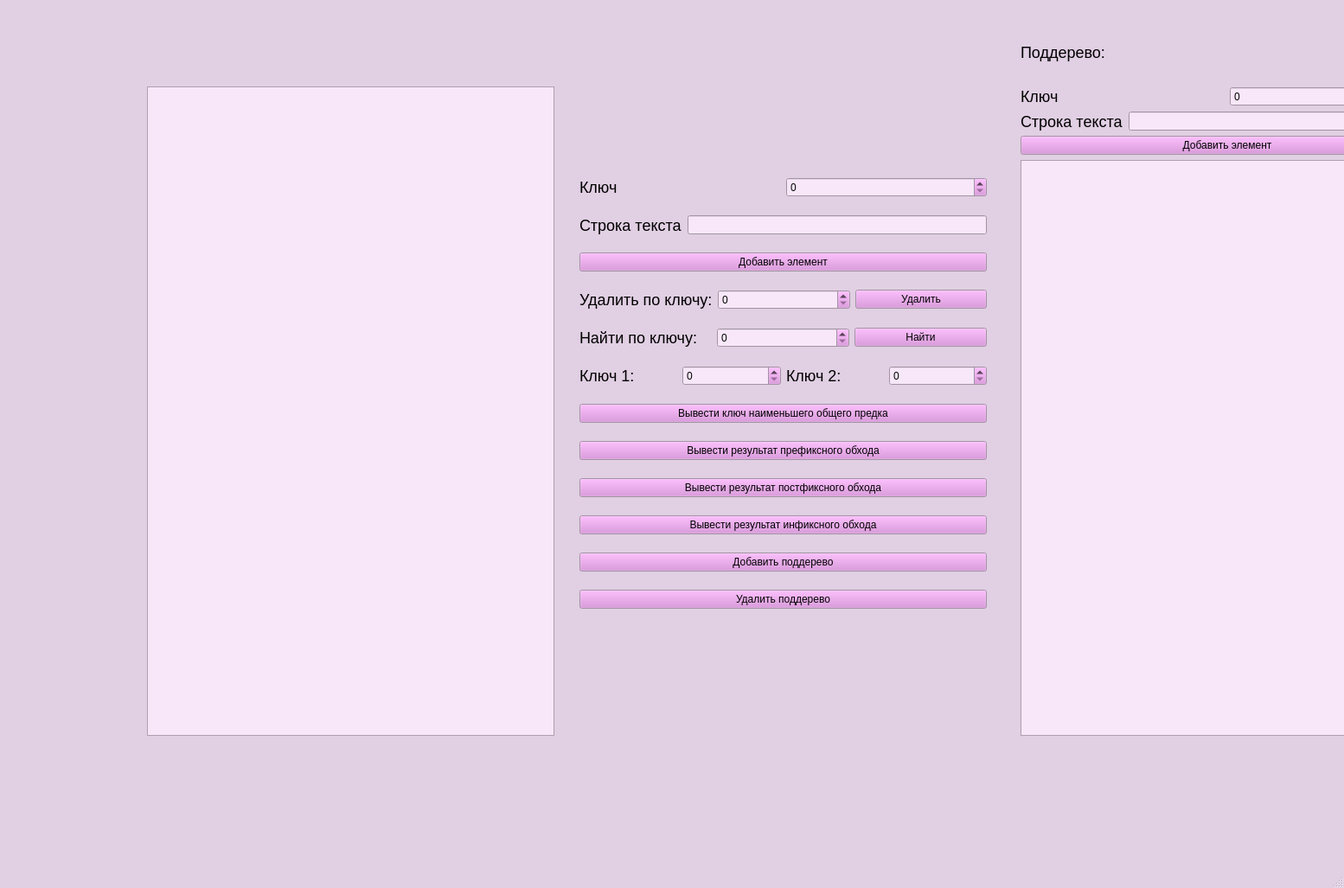
<?xml version="1.0" encoding="UTF-8"?>
<ui version="4.0">
 <class>MainWindow</class>
 <widget class="QMainWindow" name="MainWindow">
  <property name="geometry">
   <rect>
    <x>0</x>
    <y>0</y>
    <width>1554</width>
    <height>1027</height>
   </rect>
  </property>
  <property name="palette">
   <palette>
    <active>
     <colorrole role="Button">
      <brush brushstyle="SolidPattern">
       <color alpha="255">
        <red>220</red>
        <green>138</green>
        <blue>221</blue>
       </color>
      </brush>
     </colorrole>
     <colorrole role="Base">
      <brush brushstyle="SolidPattern">
       <color alpha="255">
        <red>247</red>
        <green>231</green>
        <blue>249</blue>
       </color>
      </brush>
     </colorrole>
     <colorrole role="Window">
      <brush brushstyle="SolidPattern">
       <color alpha="255">
        <red>225</red>
        <green>207</green>
        <blue>227</blue>
       </color>
      </brush>
     </colorrole>
    </active>
    <inactive>
     <colorrole role="Button">
      <brush brushstyle="SolidPattern">
       <color alpha="255">
        <red>220</red>
        <green>138</green>
        <blue>221</blue>
       </color>
      </brush>
     </colorrole>
     <colorrole role="Base">
      <brush brushstyle="SolidPattern">
       <color alpha="255">
        <red>247</red>
        <green>231</green>
        <blue>249</blue>
       </color>
      </brush>
     </colorrole>
     <colorrole role="Window">
      <brush brushstyle="SolidPattern">
       <color alpha="255">
        <red>225</red>
        <green>207</green>
        <blue>227</blue>
       </color>
      </brush>
     </colorrole>
    </inactive>
    <disabled>
     <colorrole role="Button">
      <brush brushstyle="SolidPattern">
       <color alpha="255">
        <red>220</red>
        <green>138</green>
        <blue>221</blue>
       </color>
      </brush>
     </colorrole>
     <colorrole role="Base">
      <brush brushstyle="SolidPattern">
       <color alpha="255">
        <red>225</red>
        <green>207</green>
        <blue>227</blue>
       </color>
      </brush>
     </colorrole>
     <colorrole role="Window">
      <brush brushstyle="SolidPattern">
       <color alpha="255">
        <red>225</red>
        <green>207</green>
        <blue>227</blue>
       </color>
      </brush>
     </colorrole>
    </disabled>
   </palette>
  </property>
  <property name="windowTitle">
   <string>MainWindow</string>
  </property>
  <widget class="QWidget" name="centralwidget">
   <widget class="QTreeView" name="treeView">
    <property name="geometry">
     <rect>
      <x>170</x>
      <y>100</y>
      <width>471</width>
      <height>751</height>
     </rect>
    </property>
   </widget>
   <widget class="QWidget" name="layoutWidget">
    <property name="geometry">
     <rect>
      <x>1180</x>
      <y>100</y>
      <width>478</width>
      <height>751</height>
     </rect>
    </property>
    <layout class="QVBoxLayout" name="verticalLayout_2">
     <item>
      <layout class="QHBoxLayout" name="horizontalLayout_5">
       <item>
        <widget class="QLabel" name="lbl_key_2">
         <property name="styleSheet">
          <string notr="true">font: 18px;</string>
         </property>
         <property name="text">
          <string>Ключ</string>
         </property>
        </widget>
       </item>
       <item>
        <widget class="QSpinBox" name="spb_val_2"/>
       </item>
      </layout>
     </item>
     <item>
      <layout class="QHBoxLayout" name="horizontalLayout_6">
       <item>
        <widget class="QLabel" name="lbl_value_2">
         <property name="styleSheet">
          <string notr="true">font: 18px;</string>
         </property>
         <property name="text">
          <string>Строка текста</string>
         </property>
        </widget>
       </item>
       <item>
        <widget class="QLineEdit" name="lineEditText_2"/>
       </item>
      </layout>
     </item>
     <item>
      <widget class="QPushButton" name="bnt_add_item_2">
       <property name="text">
        <string>Добавить элемент</string>
       </property>
      </widget>
     </item>
     <item>
      <widget class="QTreeView" name="treeView_2"/>
     </item>
    </layout>
   </widget>
   <widget class="QWidget" name="layoutWidget_2">
    <property name="geometry">
     <rect>
      <x>670</x>
      <y>190</y>
      <width>471</width>
      <height>531</height>
     </rect>
    </property>
    <layout class="QVBoxLayout" name="verticalLayout">
     <item>
      <layout class="QHBoxLayout" name="horizontalLayout">
       <item>
        <widget class="QLabel" name="lbl_key">
         <property name="styleSheet">
          <string notr="true">font: 18px;</string>
         </property>
         <property name="text">
          <string>Ключ</string>
         </property>
        </widget>
       </item>
       <item>
        <widget class="QSpinBox" name="spb_val"/>
       </item>
      </layout>
     </item>
     <item>
      <layout class="QHBoxLayout" name="horizontalLayout_2">
       <item>
        <widget class="QLabel" name="lbl_value">
         <property name="styleSheet">
          <string notr="true">font: 18px;</string>
         </property>
         <property name="text">
          <string>Строка текста</string>
         </property>
        </widget>
       </item>
       <item>
        <widget class="QLineEdit" name="lineEditText"/>
       </item>
      </layout>
     </item>
     <item>
      <widget class="QPushButton" name="bnt_add_item">
       <property name="text">
        <string>Добавить элемент</string>
       </property>
      </widget>
     </item>
     <item>
      <layout class="QHBoxLayout" name="horizontalLayout_3">
       <item>
        <widget class="QLabel" name="lbl_del">
         <property name="styleSheet">
          <string notr="true">font: 18px;</string>
         </property>
         <property name="text">
          <string>Удалить по ключу:</string>
         </property>
        </widget>
       </item>
       <item>
        <widget class="QSpinBox" name="spb_delValue"/>
       </item>
       <item>
        <widget class="QPushButton" name="bnt_remove">
         <property name="text">
          <string>Удалить</string>
         </property>
        </widget>
       </item>
      </layout>
     </item>
     <item>
      <layout class="QHBoxLayout" name="horizontalLayout_4">
       <item>
        <widget class="QLabel" name="lbl_find">
         <property name="styleSheet">
          <string notr="true">font: 18px;</string>
         </property>
         <property name="text">
          <string>Найти по ключу:</string>
         </property>
        </widget>
       </item>
       <item>
        <widget class="QSpinBox" name="spb_findValue"/>
       </item>
       <item>
        <widget class="QPushButton" name="bnt_search">
         <property name="text">
          <string>Найти</string>
         </property>
        </widget>
       </item>
      </layout>
     </item>
     <item>
      <layout class="QHBoxLayout" name="horizontalLayout_7">
       <item>
        <widget class="QLabel" name="label_2">
         <property name="styleSheet">
          <string notr="true">font: 18px;</string>
         </property>
         <property name="text">
          <string>Ключ 1:</string>
         </property>
        </widget>
       </item>
       <item>
        <widget class="QSpinBox" name="el_1"/>
       </item>
       <item>
        <widget class="QLabel" name="label_3">
         <property name="styleSheet">
          <string notr="true">font: 18px;</string>
         </property>
         <property name="text">
          <string>Ключ 2:</string>
         </property>
        </widget>
       </item>
       <item>
        <widget class="QSpinBox" name="el_2"/>
       </item>
      </layout>
     </item>
     <item>
      <widget class="QPushButton" name="bnt_cnt_of_list">
       <property name="text">
        <string>Вывести ключ наименьшего общего предка</string>
       </property>
      </widget>
     </item>
     <item>
      <widget class="QPushButton" name="bnt_pre">
       <property name="text">
        <string>Вывести результат префиксного обхода</string>
       </property>
      </widget>
     </item>
     <item>
      <widget class="QPushButton" name="bnt_post">
       <property name="text">
        <string>Вывести результат постфиксного обхода</string>
       </property>
      </widget>
     </item>
     <item>
      <widget class="QPushButton" name="bnt_in">
       <property name="text">
        <string>Вывести результат инфиксного обхода</string>
       </property>
      </widget>
     </item>
     <item>
      <widget class="QPushButton" name="bnt_add_subtree">
       <property name="text">
        <string>Добавить поддерево</string>
       </property>
      </widget>
     </item>
     <item>
      <widget class="QPushButton" name="bnt_remove_subtree">
       <property name="text">
        <string>Удалить поддерево</string>
       </property>
      </widget>
     </item>
    </layout>
   </widget>
   <widget class="QLabel" name="label">
    <property name="geometry">
     <rect>
      <x>1180</x>
      <y>30</y>
      <width>221</width>
      <height>60</height>
     </rect>
    </property>
    <property name="font">
     <font>
      <pointsize>-1</pointsize>
      <italic>false</italic>
      <bold>false</bold>
     </font>
    </property>
    <property name="styleSheet">
     <string notr="true">font: 18px;</string>
    </property>
    <property name="text">
     <string>Поддерево:</string>
    </property>
   </widget>
  </widget>
  <widget class="QMenuBar" name="menubar">
   <property name="geometry">
    <rect>
     <x>0</x>
     <y>0</y>
     <width>1554</width>
     <height>22</height>
    </rect>
   </property>
  </widget>
  <widget class="QStatusBar" name="statusbar"/>
 </widget>
 <resources/>
 <connections/>
</ui>
